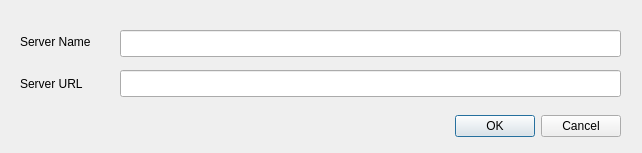
<?xml version="1.0" encoding="UTF-8"?>
<ui version="4.0">
 <class>qgsnewhttpconnectionbase</class>
 <widget class="QDialog" name="qgsnewhttpconnectionbase">
  <property name="geometry">
   <rect>
    <x>0</x>
    <y>0</y>
    <width>642</width>
    <height>153</height>
   </rect>
  </property>
  <property name="windowTitle">
   <string>New WCPS Server </string>
  </property>
  <widget class="QDialogButtonBox" name="buttonBox">
   <property name="geometry">
    <rect>
     <x>280</x>
     <y>110</y>
     <width>341</width>
     <height>32</height>
    </rect>
   </property>
   <property name="focusPolicy">
    <enum>Qt::NoFocus</enum>
   </property>
   <property name="orientation">
    <enum>Qt::Horizontal</enum>
   </property>
   <property name="standardButtons">
    <set>QDialogButtonBox::Cancel|QDialogButtonBox::Ok</set>
   </property>
  </widget>
  <widget class="QLabel" name="label_NewSrvName">
   <property name="geometry">
    <rect>
     <x>20</x>
     <y>33</y>
     <width>91</width>
     <height>17</height>
    </rect>
   </property>
   <property name="text">
    <string>Server Name</string>
   </property>
  </widget>
  <widget class="QLabel" name="label_NewSrvUrl">
   <property name="geometry">
    <rect>
     <x>20</x>
     <y>75</y>
     <width>91</width>
     <height>17</height>
    </rect>
   </property>
   <property name="text">
    <string>Server URL</string>
   </property>
  </widget>
  <widget class="QLineEdit" name="txt_NewSrvName">
   <property name="enabled">
    <bool>true</bool>
   </property>
   <property name="geometry">
    <rect>
     <x>120</x>
     <y>30</y>
     <width>501</width>
     <height>27</height>
    </rect>
   </property>
   <property name="cursor">
    <cursorShape>IBeamCursor</cursorShape>
   </property>
   <property name="focusPolicy">
    <enum>Qt::ClickFocus</enum>
   </property>
  </widget>
  <widget class="QLineEdit" name="txt_NewSrvUrl">
   <property name="geometry">
    <rect>
     <x>120</x>
     <y>70</y>
     <width>501</width>
     <height>27</height>
    </rect>
   </property>
  </widget>
 </widget>
 <resources/>
 <connections>
  <connection>
   <sender>buttonBox</sender>
   <signal>accepted()</signal>
   <receiver>qgsnewhttpconnectionbase</receiver>
   <slot>accept()</slot>
   <hints>
    <hint type="sourcelabel">
     <x>248</x>
     <y>254</y>
    </hint>
    <hint type="destinationlabel">
     <x>157</x>
     <y>274</y>
    </hint>
   </hints>
  </connection>
  <connection>
   <sender>buttonBox</sender>
   <signal>rejected()</signal>
   <receiver>qgsnewhttpconnectionbase</receiver>
   <slot>reject()</slot>
   <hints>
    <hint type="sourcelabel">
     <x>316</x>
     <y>260</y>
    </hint>
    <hint type="destinationlabel">
     <x>309</x>
     <y>76</y>
    </hint>
   </hints>
  </connection>
 </connections>
 <slots>
  <slot>read_fields()</slot>
  <slot>wcs_request_results()</slot>
 </slots>
</ui>
